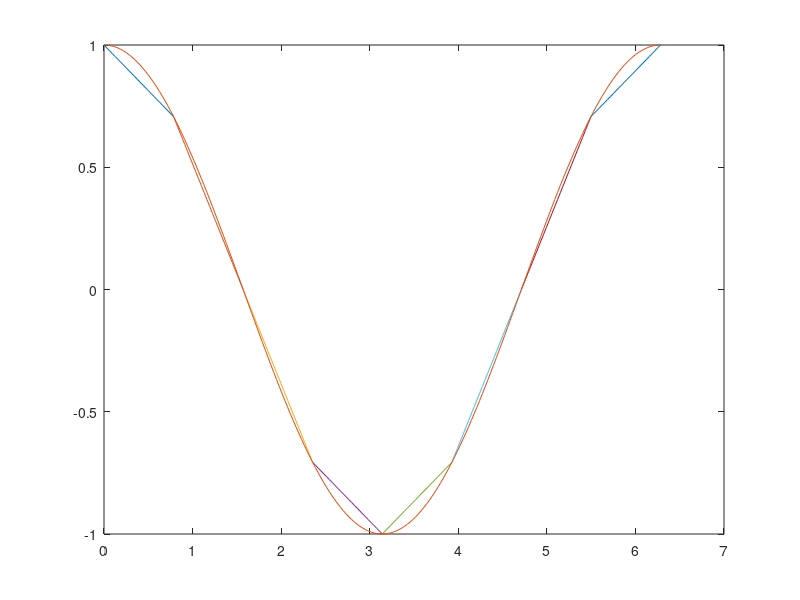

Reproduce this figure in MATLAB.
interval=0:pi/4:2*pi;
interval1=0:pi/100:2*pi;
%y=sin(x);

%xi=0
%xi1=pi/4;
%x=0:pi/50:2*pi;
%pix=cos(xi)+(cos(xi1)-cos(xi))/(xi1-xi)*(x-xi)

%plot(xi,xi1,x,pix);
%hold on;


for i=1:length(interval)-1
  xi=interval(i);
  xi1=interval(i+1);
  x=xi:(xi1-xi)/25:xi1;
  pix=cos(xi)+(cos(xi1)-cos(xi))/(xi1-xi)*(x-xi)

  plot(x,pix);
  hold on;
end

plot(interval1,cos(interval1));